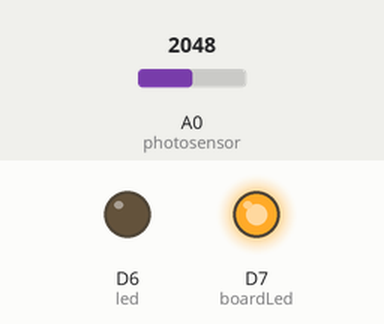
Bench run of a sketch on a simulated Particle Photon. On the bench: output pins drawn as LEDs (lit = HIGH). The test bench sets the inputs (shaded band); at power-on: A0 (photosensor) = 2048. Pins used as bus, display or sensor lines are not drawn.

Above: at 0.1 s.
At 7.2 s:
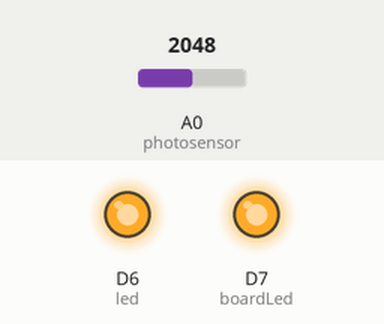
At 7.7 s:
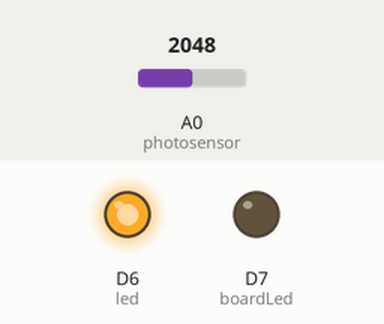
Timing chart, 0 to 9.2 s (numbered marks = the images above):
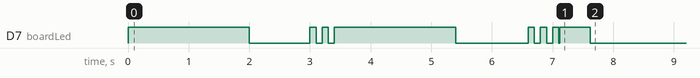

Measured:
- by itself, D7 (boardLed): HIGH → LOW at 2.0 s, → HIGH 1.0 s later, → LOW 0.10 s later, → HIGH 0.10 s later, … (15 changes in this stretch)

The sketch:

gettingstarted-photosensorpublish.ino
```cpp
// -------------------------------------------------------------
// Publish and Console with photo resistors or photo transistors
// -------------------------------------------------------------
// This app will publish an event when the beam of light between the LED and the photosensor is broken.
// It will publish a different event when the light is intact again.

// Just like before, we're going to start by declaring which pins everything is plugged into.

int led = D6; // This is where your LED is plugged in. The other side goes to a resistor connected to GND.
int boardLed = D7; // This is the LED that is already on your device.
// On the Core, it's the LED in the upper right hand corner.
// On the Photon, it's next to the D7 pin.

int photosensor = A0; // This is where your photosensor is plugged in. The other side goes to the "power" pin (below).

int power = A5; // This is the other end of your photosensor. The other side is plugged into the "photosensor" pin (above).

// The following values get set up when your device boots up and calibrates:
int intactValue; // This is the average value that the photosensor reads when the beam is intact.
int brokenValue; // This is the average value that the photosensor reads when the beam is broken.
int beamThreshold; // This is a value halfway between ledOnValue and ledOffValue, above which we will assume the led is on and below which we will assume it is off.

bool beamBroken = false; // This flag will be used to mark if we have a new status or not. We will use it in the loop.

// We start with the setup function.

void setup() {
	// This part is mostly the same:
	pinMode(led,OUTPUT); // Our LED pin is output (lighting up the LED)
	pinMode(boardLed,OUTPUT); // Our on-board LED is output as well
	pinMode(power,OUTPUT); // The pin powering the photosensor is output (sending out consistent power)

	// Next, write the power of the photosensor to be the maximum possible, which is 4095 in analog.
	digitalWrite(power,HIGH);

	// Since everyone sets up their leds differently, we are also going to start by calibrating our photosensor.
	// This one is going to require some input from the user!

	// First, the D7 LED will go on to tell you to put your hand in front of the beam.
	digitalWrite(boardLed,HIGH);
	delay(2000);

	// Then, the D7 LED will go off and the LED will turn on.
	digitalWrite(boardLed,LOW);
	digitalWrite(led,HIGH);
	delay(500);

	// Now we'll take some readings...
	int on_1 = analogRead(photosensor); // read photosensor
	delay(200); // wait 200 milliseconds
	int on_2 = analogRead(photosensor); // read photosensor
	delay(300); // wait 300 milliseconds

	// Now flash to let us know that you've taken the readings...
	digitalWrite(boardLed,HIGH);
	delay(100);
	digitalWrite(boardLed,LOW);
	delay(100);
	digitalWrite(boardLed,HIGH);
	delay(100);
	digitalWrite(boardLed,LOW);
	delay(100);

	// Now the D7 LED will go on to tell you to remove your hand...
	digitalWrite(boardLed,HIGH);
	delay(2000);

	// The D7 LED will turn off...
	digitalWrite(boardLed,LOW);

	// ...And we will take two more readings.
	int off_1 = analogRead(photosensor); // read photosensor
	delay(200); // wait 200 milliseconds
	int off_2 = analogRead(photosensor); // read photosensor
	delay(1000); // wait 1 second

	// Now flash the D7 LED on and off three times to let us know that we're ready to go!
	digitalWrite(boardLed,HIGH);
	delay(100);
	digitalWrite(boardLed,LOW);
	delay(100);
	digitalWrite(boardLed,HIGH);
	delay(100);
	digitalWrite(boardLed,LOW);
	delay(100);
	digitalWrite(boardLed,HIGH);
	delay(100);
	digitalWrite(boardLed,LOW);


	// Now we average the "on" and "off" values to get an idea of what the resistance will be when the LED is on and off
	intactValue = (on_1+on_2)/2;
	brokenValue = (off_1+off_2)/2;

	// Let's also calculate the value between ledOn and ledOff, above which we will assume the led is on and below which we assume the led is off.
	beamThreshold = (intactValue+brokenValue)/2;

}


// Now for the loop.

void loop() {
	/* In this loop function, we're going to check to see if the beam has been broken.
       When the status of the beam changes, we'll send a Particle.publish() to the cloud
       so that if we want to, we can check from other devices when the LED is on or off.

       We'll also turn the D7 LED on when the Photoresistor detects a beam breakage.
	 */

	if (analogRead(photosensor)>beamThreshold) {

		/*  If you are above the threshold, we'll assume the beam is intact.
			If the beam was intact before, though, we don't need to change anything.
			We'll use the beamBroken flag to help us find this out.
			This flag monitors the current status of the beam.
			After the beam is broken, it is set TRUE
			and when the beam reconnects it is set to FALSE.
		 */

		if (beamBroken==true) {
			// If the beam was broken before, then this is a new status.
			// We will send a publish to the cloud and turn the LED on.

			// Send a publish to your devices...
			Particle.publish("beamStatus", "intact", 60, PRIVATE);
			// And flash the on-board LED on and off.
			digitalWrite(boardLed,HIGH);
			delay(500);
			digitalWrite(boardLed,LOW);

			// Finally, set the flag to reflect the current status of the beam.
			beamBroken=false;
		}
		else {
			// Otherwise, this isn't a new status, and we don't have to do anything.
		}
	}

	else {
		// If you are below the threshold, the beam is probably broken.
		if (beamBroken==false) {

			// Send a publish...
			Particle.publish("beamStatus", "broken", 60, PRIVATE);
			// And flash the on-board LED on and off.
			digitalWrite(boardLed,HIGH);
			delay(500);
			digitalWrite(boardLed,LOW);

			// Finally, set the flag to reflect the current status of the beam.
			beamBroken=true;
		}
		else {
			// Otherwise, this isn't a new status, and we don't have to do anything.
		}
	}

}
```
